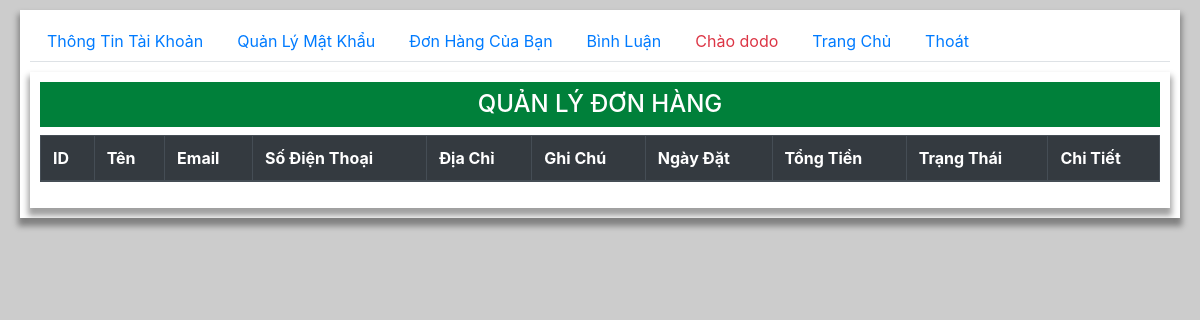
Page /user/user.php?page=orders (signed in) on the earlier database version.
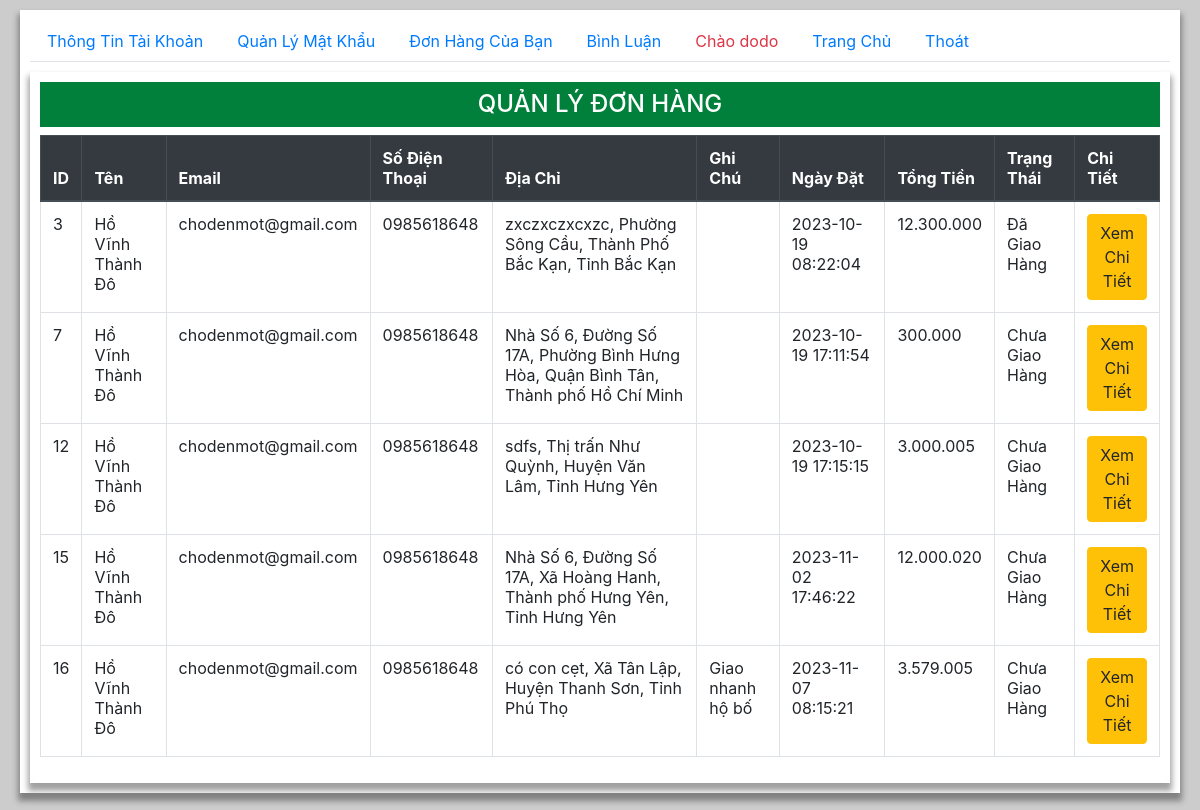
Same page on the later database version.
### tables this page shows
CREATE TABLE `orders` (
  `id` int(11) NOT NULL,
  `id_user` varchar(20) DEFAULT NULL,
  `name` varchar(50) NOT NULL,
  `email` varchar(255) NOT NULL,
  `phone` varchar(15) NOT NULL,
  `address` varchar(255) NOT NULL,
  `note` varchar(100) NOT NULL,
  `order_date` datetime NOT NULL,
  `status` int(1) NOT NULL COMMENT '1 là chưa giao 2 là đã giao'
);

### user/orders.php (the view, shortened to what this page needs)
<div class="container">
    <h2 class="py-2 text-center h4 ">QUẢN LÝ ĐƠN HÀNG</h2>
    <table class="table table-hover table-bordered">
    <thead  class="thead-dark" >
        <tr>
            <th>ID</th>
            <th>Tên</th>
            <th>Email</th>
            <th>Số Điện Thoại</th>
            <th>Địa Chỉ</th>
            <th>Ghi Chú</th>
            <th>Ngày Đặt</th>
            <th>Tổng Tiền</th>
            <th>Trạng Thái</th>
            <th>Chi Tiết</th>
        </tr>
    </thead>
    <tbody>
    <?php
        require '../model/conn.php';
        if (isset($_COOKIE['usr'])) {
            $id_user = "and id_user = " . "'".$_COOKIE['usr']."'";
        }
        $stmt = $conn ->prepare("SELECT * FROM orders
        join (SELECT id_order, sum(total_money) as total_money from order_details GROUP BY id_order) as order_details
        where orders.id = order_details.id_order $id_user ORDER BY orders.id");
        $stmt -> execute();
        while($order = $stmt->fetch()){
            if ($order[8] == 1) {
                $order[8] = "Chưa Giao Hàng";
            }else if ($order[8] == 2) {
                $order[8] = "Đã Giao Hàng";
            }
            echo "<tr>
                <td>$order[0]</td>
                <td>$order[2]</td>
                <td>$order[3]</td>
                <td>$order[4]</td>
                <td>$order[5]</td>
                <td>$order[6]</td>
                <td>$order[7]</td>
                <td>".number_format($order[10], 0, "," , ".")."</td>
                <td>$order[8]</td>
                <td style='width:60px'><a href='user.php?page=order_details&id_order=$order[0]'><button class='btn btn-warning'>Xem Chi Tiết</button></a></td>
            </tr>";
        }
    ?>
    </tbody>
</table>
</div>

Differences in the rows shown:
added orders: id "3", name "Hồ Vĩnh Thành Đô", email "chodenmot@gmail.com", phone "0985618648", address "zxczxczxcxzc, Phường Sông Cầu, Thành Phố Bắc Kạn, Tỉnh Bắc Kạn", order_date "2023-10-19 08:22:04", order "12.300.000", order "Đã Giao Hàng"
added orders: id "7", name "Hồ Vĩnh Thành Đô", email "chodenmot@gmail.com", phone "0985618648", address "Nhà Số 6, Đường Số 17A, Phường Bình Hưng Hòa, Quận Bình Tân, Thành phố Hồ Chí Minh", order_date "2023-10-19 17:11:54", order "300.000", order "Chưa Giao Hàng"
added orders: id "12", name "Hồ Vĩnh Thành Đô", email "chodenmot@gmail.com", phone "0985618648", address "sdfs, Thị trấn Như Quỳnh, Huyện Văn Lâm, Tỉnh Hưng Yên", order_date "2023-10-19 17:15:15", order "3.000.005", order "Chưa Giao Hàng"
added orders: id "15", name "Hồ Vĩnh Thành Đô", email "chodenmot@gmail.com", phone "0985618648", address "Nhà Số 6, Đường Số 17A, Xã Hoàng Hanh, Thành phố Hưng Yên, Tỉnh Hưng Yên", order_date "2023-11-02 17:46:22", order "12.000.020", order "Chưa Giao Hàng"
added orders: id "16", name "Hồ Vĩnh Thành Đô", email "chodenmot@gmail.com", phone "0985618648", address "có con cẹt, Xã Tân Lập, Huyện Thanh Sơn, Tỉnh Phú Thọ", note "Giao nhanh hộ bố", order_date "2023-11-07 08:15:21", order "3.579.005", order "Chưa Giao Hàng"
